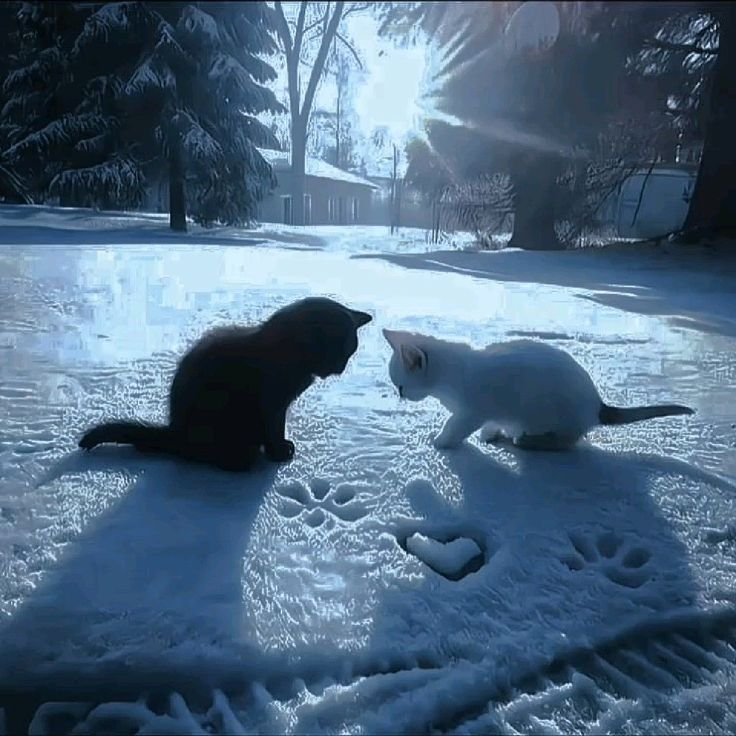
#> input picture images/cattos.jpg, 736 x 736 px, found by its file name; its folder holds 5 pictures in this run
$ python hough_line.py
#> lines starting #> are read from the running program, lines starting #| are printed output that depends on the picture
### scripts/utils.py
import cv2 as cv
import os
from cv2.typing import MatLike

def read_image(path: str) -> MatLike:
#> called with path = 'cattos.jpg'
    image = os.path.join('images', path)
    img = cv.imread(image)
#> img is the input picture: shape (736, 736, 3); mean B, G, R 129.6, 105.7, 79.8

    if img is None:
        raise ValueError(f"Could not read image from {image} :c")
    return img

### scripts/hough_line.py
import cv2 as cv
import numpy as np
import matplotlib.pyplot as plt
from utils import read_image


def hough_line(image: str):
    img = read_image(image)
    img = cv.cvtColor(img, cv.COLOR_BGR2GRAY)
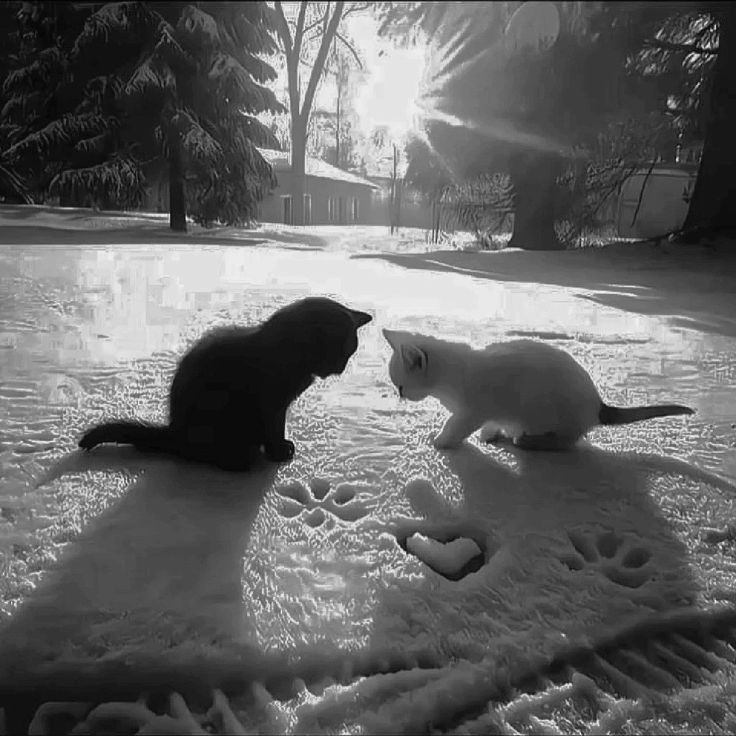
#> img: shape (736, 736); min 1, max 248, mean 100.7
    blurred = cv.GaussianBlur(img, (7,7), 3)
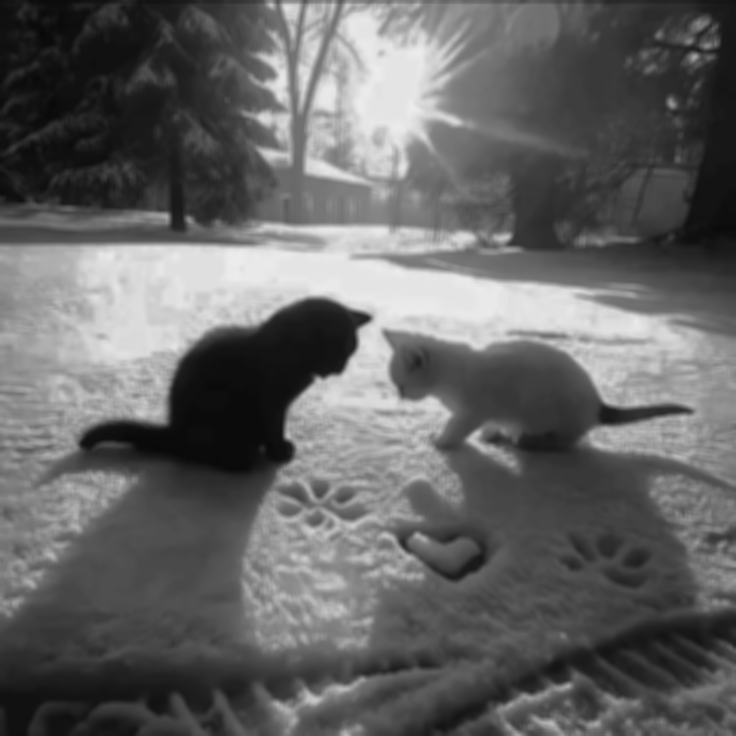
#> blurred: shape (736, 736); min 8, max 236, mean 100.7
    filtered = cv.Canny(img,130,180)
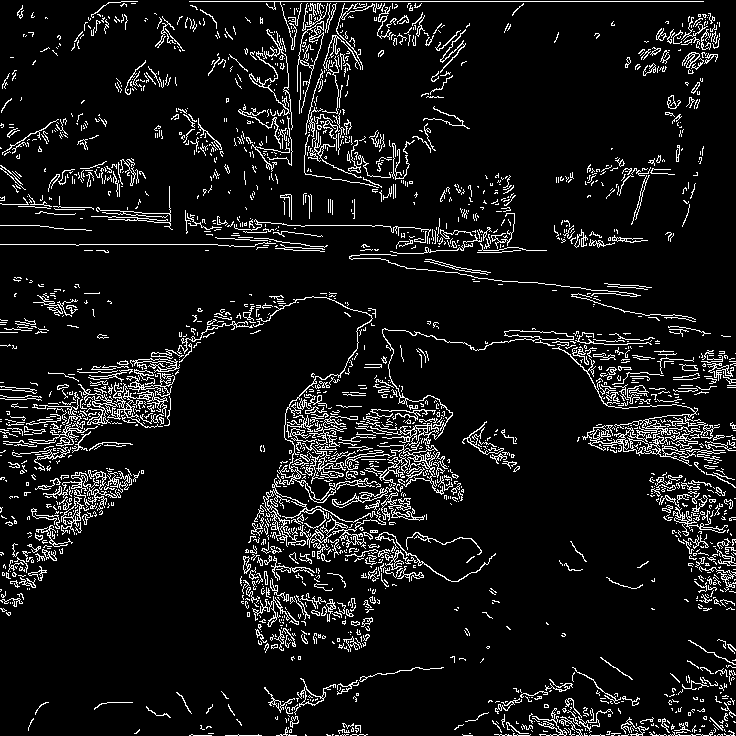
#> filtered: shape (736, 736); 8.4% white in thin lines or dots

    plt.figure()
    plt.subplot(1,4,1)
    plt.imshow(img)
    plt.subplot(1,4,2)
    plt.imshow(blurred)
    plt.subplot(1,4,3)
    plt.imshow(filtered)

    dist = 1
    angle = np.pi/180
    threshold = 150
    lines = cv.HoughLines(filtered,dist,angle,threshold)
#> lines = 158 rows, first 8: [1, 1.57], [244, 1.57], [735, 1.57], [395, 1.64], [419, 1.61], [408, 1.62], [401, 1.64], [-151, 2.36]

    k = 3000

    for line in lines:
        rho,theta = line[0] # type: ignore
        dhat = np.array([[np.cos(theta)],[np.sin(theta)]])
        lhat =  np.array([[-np.sin(theta)],[np.cos(theta)]])

        d = rho*dhat

        p1 = d + k*lhat
        p2 = d - k*lhat

        p1 = p1.astype(int)
        p2 = p2.astype(int)

        cv.line(img,(p1[0][0],p1[1][0]), (p2[0][0],p2[1][0]),(255,255,255),2)
#> this loop made 158 passes
#> (rho, theta, dhat, lhat, d, p1, p2) on passes 2 to 4: (244, 1.57, [-4.37e-08, 1], [-1, -4.37e-08], [-1.07e-05, 244], [-3000, 243], [3000, 244]), (735, 1.57, [-4.37e-08, 1], [-1, -4.37e-08], [-3.21e-05, 735], [-3000, 734], [3000, 735]), (395, 1.64, [-0.0698, 0.998], [-0.998, -0.0698], [-27.55, 394], [-3020, 184], [2965, 603])
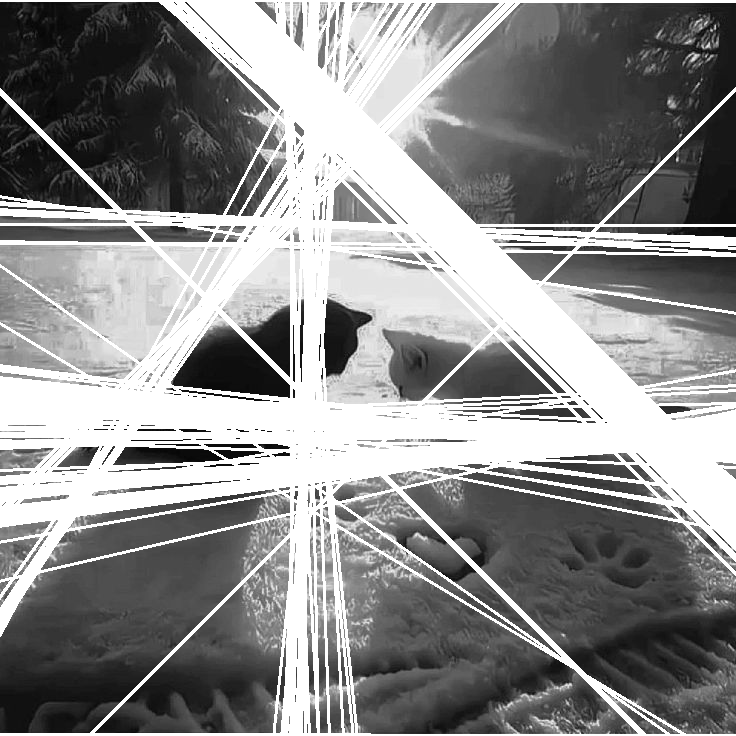
#> img: shape (736, 736); min 3, max 255, mean 140.5


    plt.subplot(144)
    plt.imshow(img)

    plt.show()


if __name__ == '__main__':
    hough_line('cattos.jpg')
